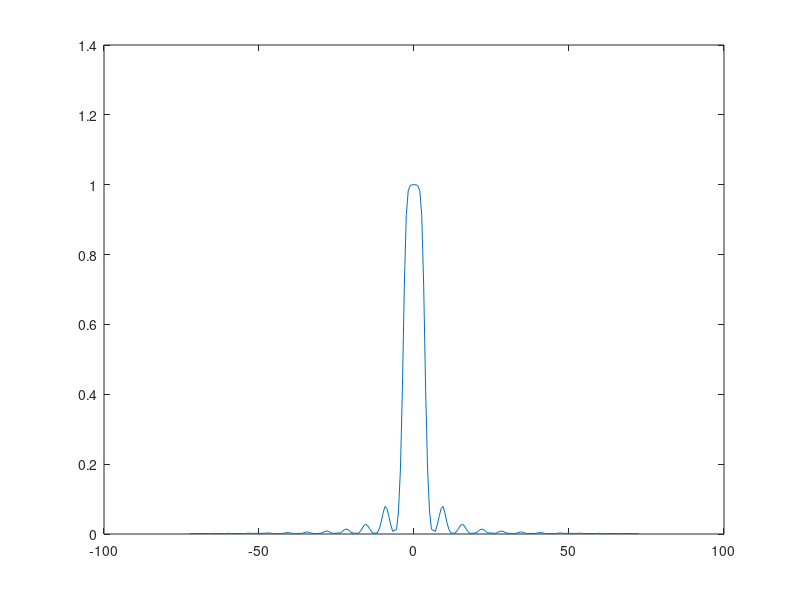

This figure's MATLAB source: (Note: this script raises an error after producing the figure.)
% Plots Scaling Functions and Wavelets
% for the linear spline wavelets (Battle-Lemarie 1)
N = 1024;
M = 20*16;
omega = ((1:N)/N -.5) * 2 * M;
omega(N/2) = omega(N/2+1)/100;
cos2 = cos(omega./2).^2;
sin2 = 1-cos2;

hatphi = 4.*sqrt(3).*sin2./((omega).^2 .* sqrt(1+2*cos2));
supp = find(hatphi > max(hatphi/900));
figure(1);clf
plot(omega(supp),hatphi(supp));

j=5;
n = 1024*16;
J = log2(n);
p = 1;
k = 2^(j-1);
phi = MakeWavelet(J-j,k,'Battle',p,'Mother',n).*2^(j/2);
x = (abs(phi)>1.e-6);
length = x*x';
m = find(phi == max(phi));
def = (-2^(j-1)-length/2 :-2^(j-1)+length /2) ./2^j;

figure(2);clf
plot(def,-phi(m-length/2:m+length/2));
axis([-4 4 -1.2 2]);
handle_axis = gca; 
set(handle_axis,'FontSize',30);

[def,phi] = NormedIFFT(hatphi,2*M);
supp = find(abs(phi) > max(abs(phi)) ./1000);
figure(3)
plot(def(supp),phi(supp));
axis([-4 4 -0.3 1.5]);
handle_axis = gca; 
set(handle_axis,'FontSize',30);
%plot(def,phi);

% Written by Maureen Clerc and Jerome Kalifa, 1997
% clerc@cmapx.polytechnique.fr, kalifa@cmapx.polytechnique.fr
    
    
%   
% Part of WaveLab Version 802
% Built Sunday, October 3, 1999 8:52:27 AM
% This is Copyrighted Material
% For Copying permissions see COPYING.m
% Comments? e-mail wavelab@stat.stanford.edu
%   
    
